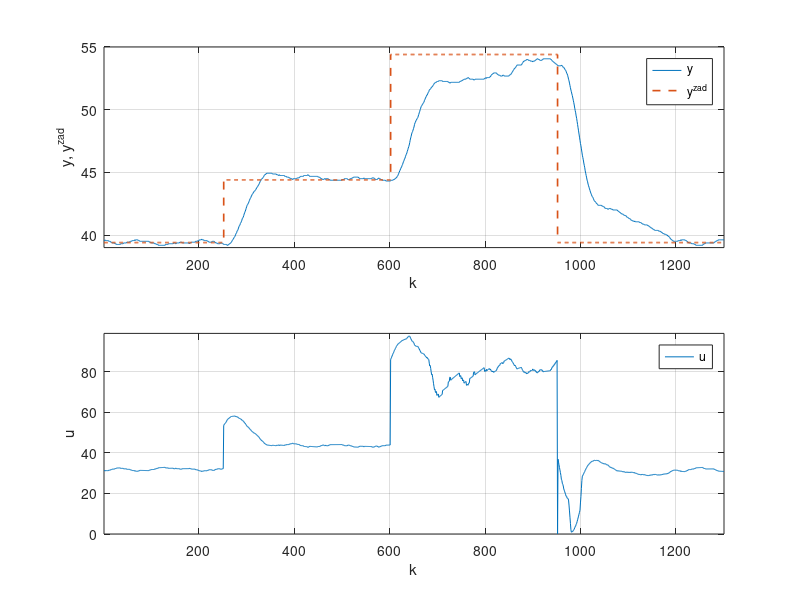

The MATLAB source for this figure: (Note: this script raises an error after producing the figure.)
addpath('../../../matlab2tikz-master/src/');
outputFile = '../../doc/lab/figure/zad4PIDfuzzy.tex';


load('dataPIDfuzzy.mat')
start_ = 500;
end_ = 1800;

u = u(start_:end_);
y = y(start_:end_);
yzad = yzad(start_:end_);

E = sum(abs(y-yzad))/length(y)
x = 1:length(u);

figure(1);

subplot(2,1,1);
hold on;
plot(x,y);
stairs(x,yzad, '--','Linewidth', 1.2);
xlim([min(x) max(x)]);
%title('y');
xlabel('k');
ylabel('y, y^{zad}');
legend('y', 'y^{zad}', 'Location', 'NorthEast');
ylim([floor(min(y)) ceil(0.5+max(y))]);
grid on;
box on;

subplot(2,1,2);
hold on;
plot(x,u);
xlim([min(x) max(x)]);
%title('y');
xlabel('k');
ylabel('u');
legend('u', 'Location', 'NorthEast');
ylim([floor(min(u)) ceil(0.5+max(u))]);
grid on;
box on;

% dwie linijki poni�ej zapewniaj� poprawne ustawienie wykresu w pdf-ie
% oraz pozwalaj� nazwa� wykres pod spodem
%beforeFigure = [sprintf('\\begin{figure}[H] \n\\centering')];
%afterFigure = [sprintf('\\caption{%s}\n\\end{figure}', title)];

matlab2tikz(outputFile, ...
    'showInfo', false, ...
    'encoding', 'UTF-8');
%    'extraCode', beforeFigure, ...
%    'extraCodeAtEnd', afterFigure);
hold off;
%close(1)